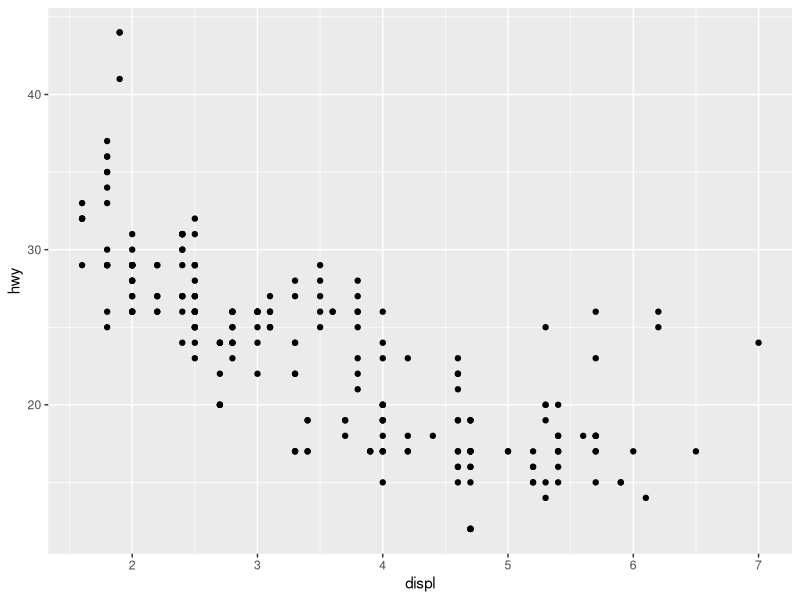
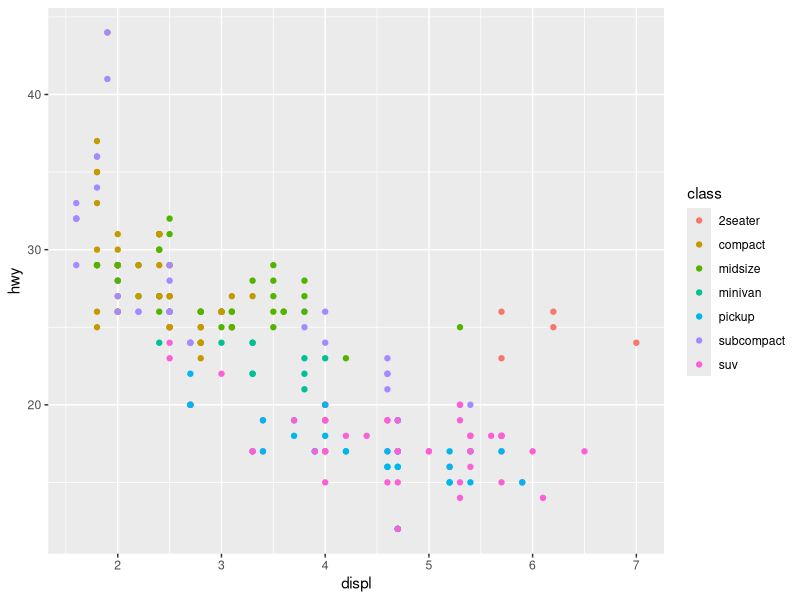
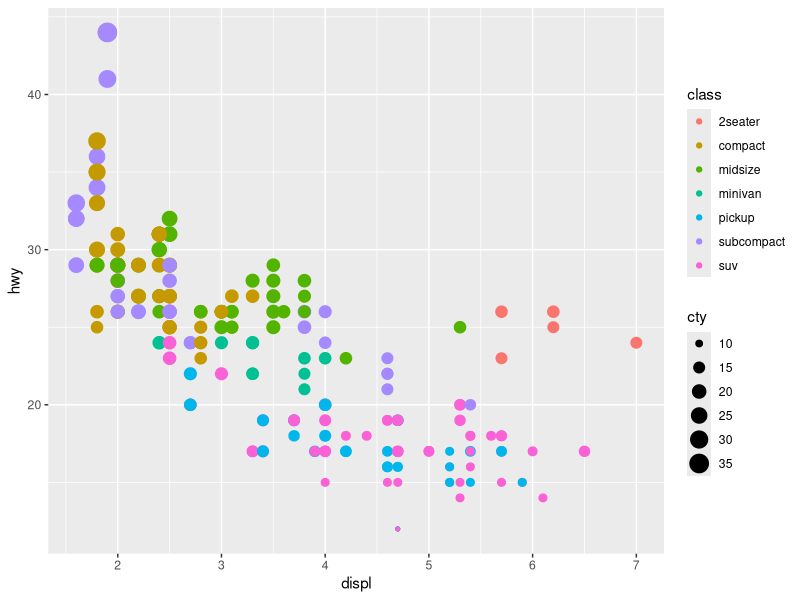
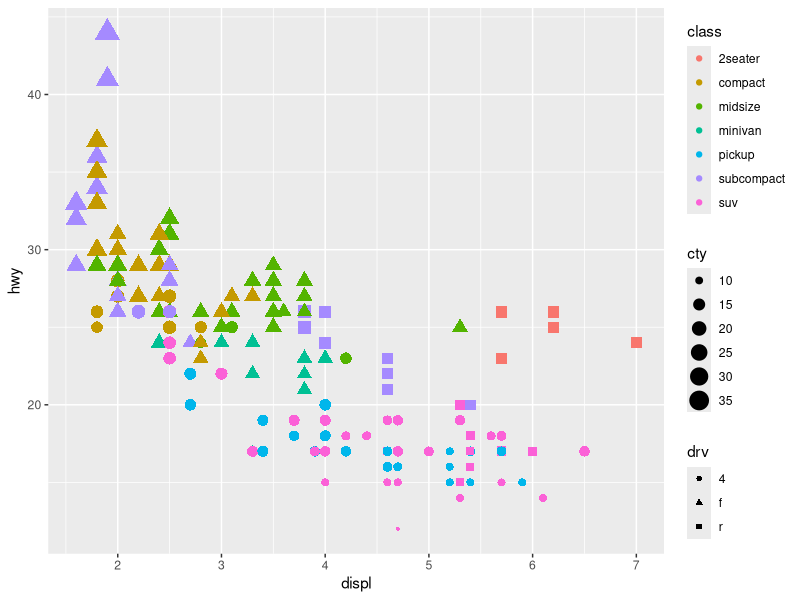

Source code (R) for these figures, in order: (Note: this script raises an error after producing the figures.)
## ---- chunk 1
# Importar todos os pacotes do tidyverse
library(tidyverse)

# Importar apenas ggplot2
library(ggplot2)

## ---- chunk 2

ggplot(data = mpg,  # Todo plot começa com a função ggplot()
			 aes(         # Mapeamentos estéticos devem ficar dentro desta função
			 	x = displ,  # Variável mapeada no eixo x
			 	y = hwy)    # Variável mapeada no eixo y
			) +           # + indica que vou adicionar uma camada
	geom_point()      # Tipo de geometria usada para mostrar as observações

## ---- chunk 3

ggplot(mpg, aes(displ, hwy, 
								color = class)) + 
	geom_point()

## ---- chunk 4

ggplot(mpg, aes(displ, hwy, 
								color = class, 
								size = cty)) + 
	geom_point()

## ---- chunk 5

ggplot(mpg, aes(displ, hwy, 
								color = class, 
								size = cty,
								shape = drv)) + 
	geom_point()

## ---- chunk 6
p1 <- ggplot(mpg, aes(displ, hwy)) + 
	geom_point(aes(color = "maroon"))

p2 <- ggplot(mpg, aes(displ, hwy)) + 
	geom_point(color = "maroon")

# Para funcionar você deve usar o pacote patchwork
p1 + p2
## ---- chunk 7
df <- data.frame(
	x = c(1, 5, 9, 3.4),
	y = c(3, 6, 2, 5.4),
	label = c("a", "b", "c", "a")
)

p <- ggplot(
	df, aes(x, y, label = label)) + 
	labs(x = NULL, y = NULL) + # esconde o nome dos eixos
	theme(plot.title = element_text(size = 12)) # diminui tamanho do texto
				
p1 <- p + geom_point() + ggtitle("ponto")
p2 <- p + geom_text() + ggtitle("texto")
p3 <- p + geom_bar(stat = "identity") + ggtitle("barra")
p4 <- p + geom_tile() + ggtitle("raster")

p1 + p2 + p3 + p4

## ---- chunk 8

p5 <- p + geom_line() + ggtitle("linha")
p6 <- p + geom_area() + ggtitle("área")
p7 <- p + geom_path() + ggtitle("caminho")
p8 <- p + geom_polygon() + ggtitle("polígono")

p5 + p6 + p7 + p8

## ---- chunk 9
data(Oxboys, package = "nlme") # carrega dados Oxboys do pacote nlme
head(Oxboys) # mostra as 6 primeiras linhas de Oxboys
## ---- chunk 10

p1 <- ggplot(Oxboys, aes(age, height, group = Subject)) + 
  geom_point() + 
  geom_line() +
	ggtitle("Uma estética")

p2 <- ggplot(Oxboys, aes(age, height, color = Subject)) + 
  geom_point() + 
  geom_line() + 
	ggtitle("Múltiplas estéticas")

p1 + p2
## ---- chunk 11

ggplot(Oxboys, aes(age, height)) + 
  geom_point() + 
  geom_line()

## ---- chunk 12

p1 <- ggplot(Oxboys, aes(age, height, group = Subject)) + 
  geom_line() +
  geom_smooth(method = "lm", se = FALSE) +
	ggtitle("Grupo aplicado em \ntodas as camadas")

p2 <- ggplot(Oxboys, aes(age, height)) + 
  geom_line(aes(group = Subject)) +
  geom_smooth(method = "lm", se = FALSE) +
	ggtitle("Grupo aplicado na \ncamada line")

p1 + p2
	
## ---- chunk 13
ggplot(Oxboys, aes(Occasion, height)) + 
  geom_boxplot()
## ---- chunk 14
ggplot(Oxboys, aes(Occasion, height)) + 
  geom_boxplot() +
  geom_line(colour = "#6666FF", alpha = 0.5, size = 1.5)
## ---- chunk 15
ggplot(Oxboys, aes(Occasion, height)) + 
  geom_boxplot() +
  geom_line(
  	aes(group = Subject), # Agrupamento explícito
  	colour = "#6666FF", alpha = 0.5, size = 1.5)
## ---- chunk 16
df <- data.frame(x = 1:4, y = 1:4, colour = c(1, 3, 5, 7))

p1 <- ggplot(df, aes(x, y, colour = factor(colour))) + 
  geom_line(aes(group = 1), size = 2) +
  geom_point(size = 5)

p2 <- ggplot(df, aes(x, y, colour = colour)) + 
  geom_line(aes(group = 1), size = 2) +
  geom_point(size = 5)

p1 + p2
## ---- chunk 17
# 100 pontos de interpolação
xgrid <- with(df, seq(min(x), max(x), length = 100))

# dataframe com dados interpolados
interp <- data.frame(
  x = xgrid,
  y = approx(df$x, df$y, xout = xgrid)$y,
  colour = approx(df$x, df$colour, xout = xgrid)$y  
)

ggplot(interp, aes(x, y, colour = colour)) + 
  geom_line(size = 2) +
  geom_point(data = df, size = 5)
## ---- chunk 18
p1 <- ggplot(mpg, aes(class)) + 
  geom_bar() 


p2 <- ggplot(mpg, aes(class, fill = drv)) + 
  geom_bar() +
	theme(axis.text.x = element_text(angle = 90, hjust = 1))

p1 + p2
## ---- chunk 19
p1 <- ggplot(mpg, aes(class, fill = hwy)) + 
  geom_bar()

p2 <- ggplot(mpg, aes(class, fill = hwy, group = hwy)) + 
  geom_bar() +
	scale_fill_viridis_c()

p1 + p2
## ---- chunk 20
df <- data.frame(
	x  = 1:4,
	y  = c(18,8,14,5),
	sd = c(0.3,1.4,2.1,0.9) # desvio padrão
)

plot <- ggplot(df, aes(x = x, y = y,
											 ymin = y - sd, # valor de y menos sd (desvio padrão)
											 ymax = y + sd))# valor de y mais sd 

p1 <- plot + geom_crossbar() + ggtitle("geom_crossbar()")
p2 <- plot + geom_pointrange() + ggtitle("geom_pointrange()")
p3 <- plot + geom_smooth(stat = "identity") + ggtitle("geom_smooth()")

p1 + p2 + p3
## ---- chunk 21
p1 <- plot + geom_errorbar() + ggtitle("geom_errorbar()")
p2 <- plot + geom_linerange() + ggtitle("geom_linerange()")
p3 <- plot + geom_ribbon() + ggtitle("geom_ribbon()")

p1 + p2 + p3
## ---- chunk 22

p1 <- ggplot(diamonds,aes(depth)) +
	geom_histogram()

	

p2 <-	ggplot(diamonds,aes(depth)) +
	geom_histogram(binwidth = 0.1) + # definindo largura das barras
	xlim(c(55,70)) # definindo limites no eixo x

p1 + p2
## ---- chunk 23
p1 <- ggplot(diamonds, aes(depth)) + 
  geom_histogram(binwidth = 0.1) +
  xlim(58, 68) + 
  theme(legend.position = "none") +
	facet_wrap(~cut) +
	ggtitle("a. facet_wrap()")

p2 <- ggplot(diamonds, aes(depth)) + 
  geom_freqpoly(aes(colour = cut), binwidth = 0.1, na.rm = TRUE) +
  xlim(58, 68) + 
	ggtitle("b. geom_freqpoly()") +
	theme(legend.position = "none")

p3 <- ggplot(diamonds, aes(depth)) + 
  geom_histogram(aes(fill = cut), binwidth = 0.1, position = "fill",
    na.rm = TRUE) +
  xlim(58, 68) + 
	ggtitle("c. position = fill")

p1 / (p2 + p3) +
	plot_layout(guides = "collect") # coloca as legendas em um mesmo lugar
## ---- chunk 24
p1 <- ggplot(diamonds, aes(depth)) +
  geom_density(na.rm = TRUE) + 
  xlim(58, 68) + 
  theme(legend.position = "none")

p2 <- ggplot(diamonds, aes(depth, fill = cut, colour = cut)) +
  geom_density(alpha = 0.2, na.rm = TRUE) + 
  xlim(58, 68) + 
  theme(legend.position = "none")

p1 + p2
## ---- chunk 25
plot <- ggplot(diamonds, aes(x = cut, y = depth))

p1 <- plot + geom_boxplot() +
	ggtitle("geom_boxplot()")

p2 <- plot + geom_violin() +
	ggtitle("geom_violin()")
	
p3 <- ggplot(mpg, aes(x = hwy)) +
  geom_dotplot() +
	ggtitle("geom_dotplot()")

p1 + p2 + p3
## ---- chunk 26

ggplot(mpg,
			 aes(
			 	x = hwy,
			 	y = cty,
			 	col = class
			 )) +
	geom_point() +
	labs(title = "Gráfico sobre carros", # título
			 subtitle = "Diferenças entre classes de carros", # sub-título
			 x = "Consumo em rodovias [km/l]", # nome do eixo x
			 y = "Consumo na cidade [km/l]", # nome do eixo y
			 caption = "Fonte: Dados do dataset mpg", # legenda alinhada abaixo à direita
			 tag = "(a)") # identificador de subfigura



## ---- chunk 27
dados <- crossing( # cria combinação entre todos os tipos de fonte
	face = c("plain", "bold", "italic"),
	family = c("sans", "serif", "mono")
	)

p <- ggplot(dados,
			 aes(
			 	x = face,
			 	y = family,
			 	label = paste0(family,"\n",face), # rótulo do texto
				fontface = face, # formatação da fonte (bold, italic, plain)
				family = family # família da fonte (italic, sans, mono)
			 )) 

p1 <- p + geom_text()

p2 <- p + geom_label()

p1 + p2
